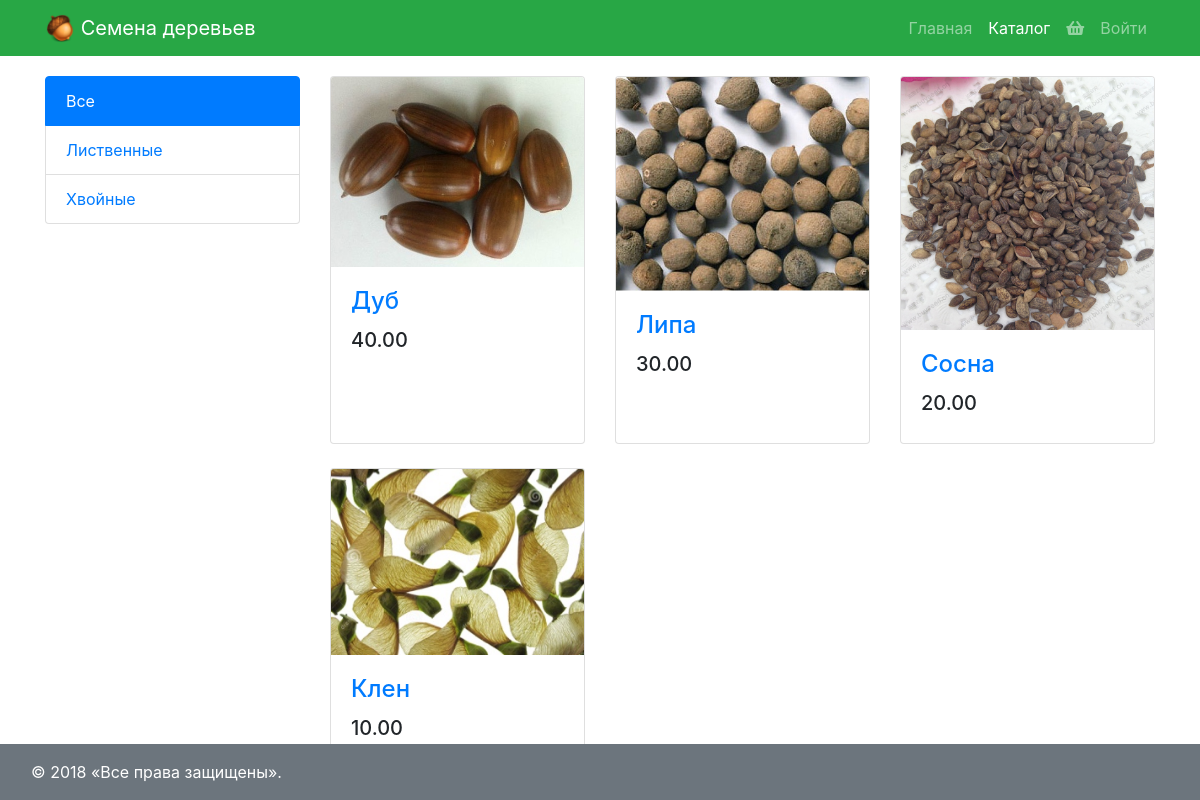
The app's page /product/ with its own data.
### apps/product/models.py (models this page shows, shortened)
class Category(models.Model):
    name = models.CharField(verbose_name='имя', max_length=64, unique=True)
    description = models.TextField(verbose_name='описание', blank=True)

class Product(models.Model):
    category = models.ForeignKey(Category, on_delete=models.CASCADE)
    name = models.CharField(verbose_name='имя продукта', max_length=128)
    image = models.ImageField(upload_to='images', blank=True)
    short_desc = models.CharField(verbose_name='кратко', max_length=1024, blank=True)
    description = models.TextField(verbose_name='подробно', blank=True)
    price = models.DecimalField(verbose_name='цена', max_digits=8, decimal_places=2, default=0)
    quantity = models.PositiveIntegerField(verbose_name='склад', default=0)

### apps/product/views.py (the view)
# urls.py: re_path(r'^(?P<category>\d+)$', product.index, name='index'),
def index(request, category=0):
    return render(request, 'product/index.html', {
        'title': 'Каталог',
        'category': int(category),
        'products': Product.objects.filter(category__pk=category) if int(category) > 0 else Product.objects.all(),
        'categories': Category.objects.all(),
    })

### apps/order/context_processors/header.py (called while the page is built)
def widget(request):
    return {'order': request.user.order_set.filter(status=Order.CART).first() if request.user.is_authenticated else []}

### templates/product/index.html (shortened to what this page needs)
{% extends 'layout.html' %}
{% load staticfiles %}
{% block content %}
    <div class="row">
        <div class="col-lg-3">
            <div class="list-group">
                {% include 'product/_categories.html' %}
            </div>
        </div>
        <div class="col-lg-9">
            <div class="row">
                {% for product in products %}
                    <div class="col-lg-4 col-md-6 mb-4">
                        <div class="card h-100">
                            <a href="{% url 'product:view' product.category.pk product.pk %}"><img class="card-img-top" src="/media/{{ product.image }}" alt="{{ product.name|title }}"></a>
                            <div class="card-body">
                                <h4 class="card-title">
                                    <a href="{% url 'product:view' product.category.pk product.pk %}">{{ product.name|title }}</a>
                                </h4>
                                <h5>{{ product.price }}</h5>
                            </div>
                        </div>
                    </div>
                {% endfor %}
            </div>
        </div>
    </div>
{% endblock %}

### templates/product/_categories.html
<a href="{% url 'product:index' %}" class="list-group-item {% if category == 0%}active{% endif %}">Все</a>
{% for item in categories %}
    <a href="{% url 'product:index' category=item.pk %}" class="list-group-item {% if item.pk == category %}active{% endif %}">{{ item.name }}</a>
{% endfor %}

### static/css/style.css (style rules this page uses)
body { padding-top: 74px; }
@media (min-width: 992px) { body { padding-top: 76px; } }

### records on screen
Category: name "Лиственные"
Category: name "Хвойные"
Product: image (picture), name "Дуб", price "40.00"
Product: image (picture), name "Липа", price "30.00"
Product: image (picture), name "Сосна", price "20.00"
Product: image (picture), name "Клен", price "10.00"
